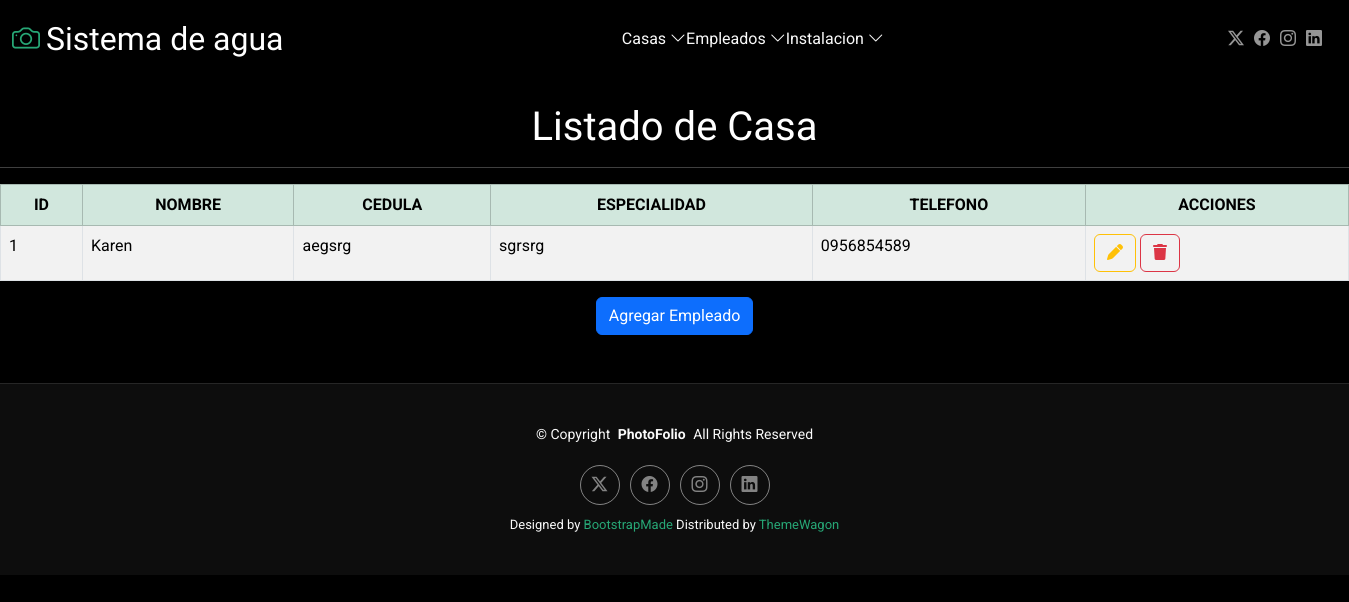
Page /inicioem on the earlier database version.
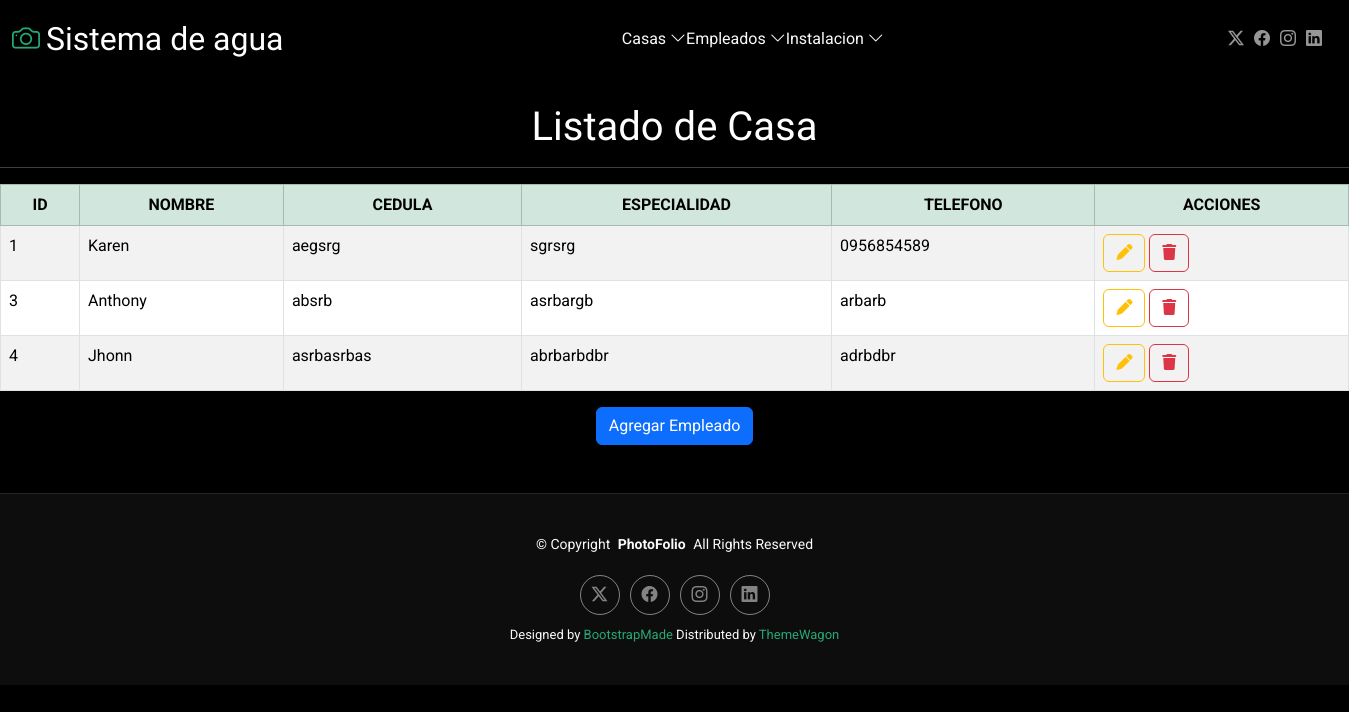
Same page on the later database version.
### Aplicaciones/Empleado/models.py (models this page shows)
class Empleado(models.Model):
    id = models.AutoField(primary_key=True)
    nombre = models.CharField(max_length=100)
    cedula = models.CharField(max_length=20, unique=True)
    especialidad = models.CharField(max_length=100)
    telefono = models.CharField(max_length=20)

### Aplicaciones/Empleado/views.py (the view)
# urls.py: path('inicioem',views.inicio,name='inicioem'),
def inicio(request):
    listadoEmpleado=Empleado.objects.all()
    return render(request,"inicioem.html",{'empleado':listadoEmpleado})

### Aplicaciones/Empleado/templates/inicioem.html (shortened to what this page needs)
{% extends 'plantilla.html' %}
{% load static %}
{% block body %}
<br>
<h1 class="text-center">Listado de Casa</h1>
<hr>
<table class="table table-bordered table-striped table-hover ">
    <thead>
        <tr class="table-success text-center">
            <th>ID</th>
            <th>NOMBRE</th>
            <th>CEDULA</th>
            <th>ESPECIALIDAD</th>
            <th>TELEFONO</th>
            <th>ACCIONES</th>
        </tr>
    </thead>
    <tbody>
        {% for empleadoTemporal in empleado %}
            <tr>
                <td>{{empleadoTemporal.id}}</td>
                <td>{{empleadoTemporal.nombre}}</td>
                <td>{{empleadoTemporal.cedula}}</td>
                <td>{{empleadoTemporal.especialidad}}</td>
                <td>{{empleadoTemporal.telefono}}</td>
                <td>
                    <a href="editarEmpleado/{{empleadoTemporal.id}}" class="btn btn-outline-warning">
                        <i class="fa fa-pen"></i>
                    </a>
                    <a href="#" class="btn btn-outline-danger" onclick="confirmarEliminacion('{{empleadoTemporal.id}}')">
                        <i class="fa fa-trash"></i>
                    </a>
                </td>
            </tr>
        {% endfor %}
    </tbody>
</table>
<div class="text-center ">
    <a href="nuevoEmpleado" class="btn btn-primary " >
        Agregar Empleado
    </a>
</div>
<br>
<br>
{% endblock %}

### Aplicaciones/templates/plantilla.html (shortened to what this page needs)
{% load static %}
<!DOCTYPE html>
<html lang="en">
<head>
  <link href="{% static 'plantilla/Pho/assets/vendor/bootstrap/css/bootstrap.min.css'%}" rel="stylesheet">
  <link href="{% static 'plantilla/Pho/assets/vendor/bootstrap-icons/bootstrap-icons.css'%}" rel="stylesheet">
  <link href="{% static 'plantilla/Pho/assets/vendor/aos/aos.css'%}" rel="stylesheet">
  <link href="{% static 'plantilla/Pho/assets/vendor/glightbox/css/glightbox.min.css'%}" rel="stylesheet">
  <link href="{% static 'plantilla/Pho/assets/vendor/swiper/swiper-bundle.min.css'%}" rel="stylesheet">
  <link href="{% static 'plantilla/Pho/assets/css/main.css'%}" rel="stylesheet">
  <link rel="stylesheet" href="https://cdnjs.cloudflare.com/ajax/libs/font-awesome/6.7.2/css/all.min.css" />
</head>
<body class="index-page">
  <header id="header" class="header d-flex align-items-center sticky-top">
    <div class="container-fluid position-relative d-flex align-items-center justify-content-between">
      <a href="index.html" class="logo d-flex align-items-center me-auto me-xl-0">
        <i class="bi bi-camera"></i>
        <h1 class="sitename">Sistema de agua </h1>
      </a>
      <nav id="navmenu" class="navmenu">
        <ul>
          <li class="dropdown"><span>Casas</span> <i class="bi bi-chevron-down toggle-dropdown"></i></a>
          </li>
          <li class="dropdown"><span>Empleados</span> <i class="bi bi-chevron-down toggle-dropdown"></i></a>
          </li>
          <li class="dropdown"><span>Instalacion</span> <i class="bi bi-chevron-down toggle-dropdown"></i></a>
          </li>
        </ul>
      </nav>
      <div class="header-social-links">
        <a href="#" class="twitter"><i class="bi bi-twitter-x"></i></a>
        <a href="#" class="facebook"><i class="bi bi-facebook"></i></a>
        <a href="#" class="instagram"><i class="bi bi-instagram"></i></a>
        <a href="#" class="linkedin"><i class="bi bi-linkedin"></i></a>
      </div>
    </div>
  </header>
{% block body %}
{% endblock %}
<footer id="footer" class="footer">
  <div class="container">
    <div class="copyright text-center ">
      <p>© <span>Copyright</span> <strong class="px-1 sitename">PhotoFolio</strong> <span>All Rights Reserved</span></p>
    </div>
    <div class="social-links d-flex justify-content-center">
      <a href=""><i class="bi bi-twitter-x"></i></a>
      <a href=""><i class="bi bi-facebook"></i></a>
      <a href=""><i class="bi bi-instagram"></i></a>
      <a href=""><i class="bi bi-linkedin"></i></a>
    </div>
    <div class="credits">
      Designed by <a href="https://bootstrapmade.com/">BootstrapMade</a> Distributed by <a href="https://themewagon.com">ThemeWagon</a>
    </div>
  </div>
</footer>
</body>
</html>

### sistemagua/static/plantilla/Pho/assets/css/main.css (style rules this page uses)
:root { --default-font: "Roboto", system-ui, -apple-system, "Segoe UI", Roboto, "Helvetica Neue", Arial, "Noto Sans", "Liberation Sans", sans-serif, "Apple Color Emoji", "Segoe UI Emoji", "Segoe UI Symbol", "Noto Color Emoji"; --heading-font: "Cardo", sans-serif; --nav-font: "Inter", sans-serif; }
:root { --background-color: #000000; --default-color: #fafafa; --heading-color: #ffffff; --accent-color: #27a776; --surface-color: #1a1a1a; --contrast-color: #ffffff; }
:root { --nav-color: rgba(255, 255, 255, 0.5); --nav-hover-color: #ffffff; --nav-mobile-background-color: #1a1a1a; --nav-dropdown-background-color: #1a1a1a; --nav-dropdown-color: rgba(255, 255, 255, 0.5); --nav-dropdown-hover-color: #ffffff; }
:root { scroll-behavior: smooth; }
body { color: var(--default-color); background-color: var(--background-color); font-family: var(--default-font); }
a { color: var(--accent-color); text-decoration: none; transition: 0.3s; }
h1, h2, h3, h4, h5, h6 { color: var(--heading-color); font-family: var(--heading-font); }
.header { color: var(--default-color); background-color: var(--background-color); padding: 20px 0; transition: all 0.5s; z-index: 997; border-bottom: 1px solid var(--background-color); }
.header .logo { line-height: 1; }
.header .logo h1 { font-size: 32px; margin: 0; font-weight: 400; color: var(--heading-color); }
.header .logo i { font-size: 28px; margin-right: 6px; }
.header .header-social-links { padding-right: 15px; }
.header .header-social-links a { color: color-mix(in srgb, var(--default-color), transparent 40%); padding-left: 6px; display: inline-block; transition: 0.3s; font-size: 16px; }
.header .header-social-links a i { line-height: 0px; }
@media (min-width: 1200px) { .navmenu { padding: 0; } }
@media (min-width: 1200px) { .navmenu ul { margin: 0; padding: 0; display: flex; list-style: none; align-items: center; } }
@media (min-width: 1200px) { .navmenu li { position: relative; } }
.footer { --background-color: color-mix(in srgb, var(--default-color), transparent 95%); border-top: 1px solid color-mix(in srgb, var(--default-color), transparent 90%); color: var(--default-color); background-color: var(--background-color); font-size: 14px; padding: 40px 0; position: relative; }
.footer .copyright p { margin-bottom: 0; }
.footer .social-links { margin-top: 20px; }
.footer .social-links a { display: flex; align-items: center; justify-content: center; width: 40px; height: 40px; border-radius: 50%; border: 1px solid color-mix(in srgb, var(--default-color), transparent 50%); font-size: 16px; color: color-mix(in srgb, var(--default-color), transparent 50%); margin: 0 5px; transition: 0.3s; }
.footer .credits { margin-top: 10px; font-size: 13px; text-align: center; }

Differences in the rows shown:
added Empleado: id "3", nombre "Anthony", cedula "absrb", especialidad "asrbargb", telefono "arbarb"
added Empleado: id "4", nombre "Jhonn", cedula "asrbasrbas", especialidad "abrbarbdbr", telefono "adrbdbr"
